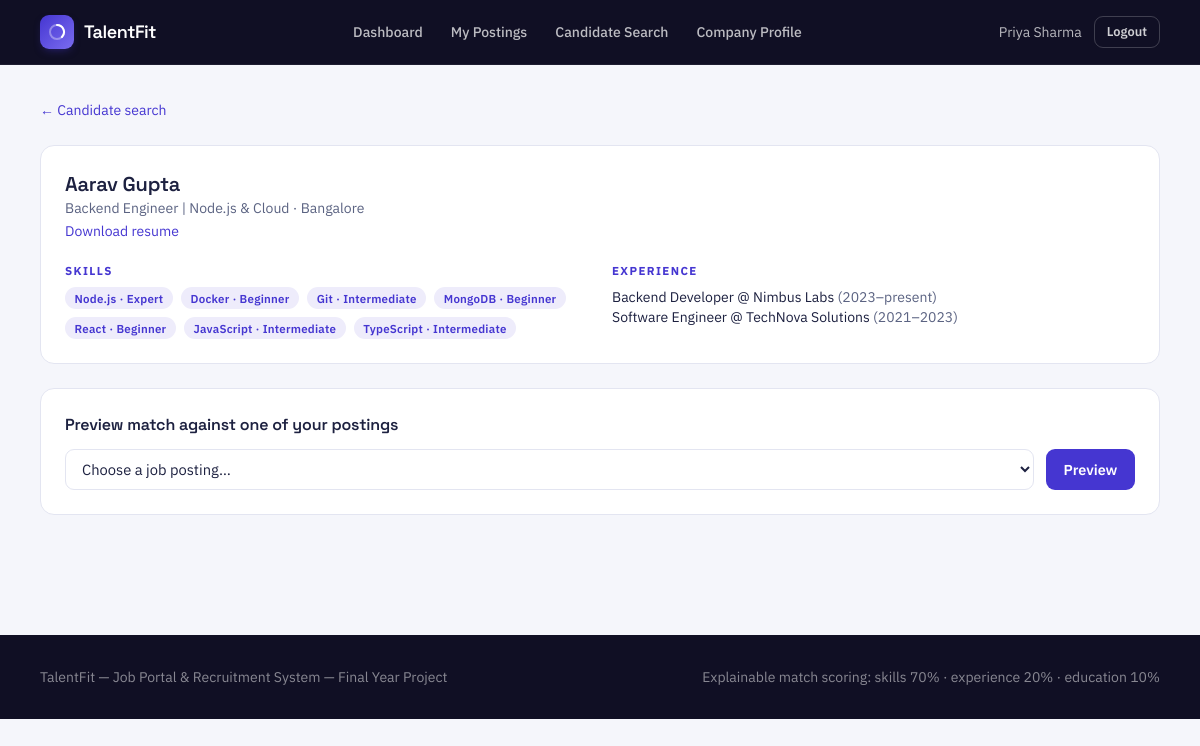
The page /recruiter/candidates/11 (signed in) on the database its author committed.
### tables this page shows
CREATE TABLE users (
    id INT AUTO_INCREMENT PRIMARY KEY,
    name VARCHAR(150) NOT NULL,
    email VARCHAR(190) NOT NULL UNIQUE,
    password_hash VARCHAR(255) NULL,
    role ENUM('admin', 'recruiter', 'candidate') NOT NULL,
    status ENUM('pending', 'approved', 'rejected', 'suspended') NOT NULL DEFAULT 'approved',
    source ENUM('seed', 'self_registered', 'bulk_import', 'admin_manual') NOT NULL DEFAULT 'self_registered',
    reset_token VARCHAR(64) NULL,
    reset_token_expires_at DATETIME NULL,
    created_at TIMESTAMP NOT NULL DEFAULT CURRENT_TIMESTAMP,
    updated_at TIMESTAMP NOT NULL DEFAULT CURRENT_TIMESTAMP ON UPDATE CURRENT_TIMESTAMP
);

CREATE TABLE candidate_profiles (
    user_id INT PRIMARY KEY,
    headline VARCHAR(200) NULL,
    photo_path VARCHAR(255) NULL,
    resume_path VARCHAR(255) NULL,
    location VARCHAR(150) NULL,
    phone VARCHAR(30) NULL,
    open_to_work TINYINT(1) NOT NULL DEFAULT 1,
    CONSTRAINT fk_cp_user FOREIGN KEY (user_id) REFERENCES users(id) ON DELETE CASCADE
);

CREATE TABLE candidate_skills (
    candidate_id INT NOT NULL,
    skill_id INT NOT NULL,
    proficiency ENUM('beginner', 'intermediate', 'expert') NOT NULL,
    PRIMARY KEY (candidate_id, skill_id),
    CONSTRAINT fk_cs_candidate FOREIGN KEY (candidate_id) REFERENCES users(id) ON DELETE CASCADE,
    CONSTRAINT fk_cs_skill FOREIGN KEY (skill_id) REFERENCES skills(id) ON DELETE CASCADE
);

CREATE TABLE skills (
    id INT AUTO_INCREMENT PRIMARY KEY,
    name VARCHAR(100) NOT NULL UNIQUE,
    category VARCHAR(80) NOT NULL,
    created_at TIMESTAMP NOT NULL DEFAULT CURRENT_TIMESTAMP
);

CREATE TABLE candidate_experience (
    id INT AUTO_INCREMENT PRIMARY KEY,
    candidate_id INT NOT NULL,
    title VARCHAR(150) NOT NULL,
    company VARCHAR(150) NOT NULL,
    start_date DATE NOT NULL,
    end_date DATE NULL,
    is_current TINYINT(1) NOT NULL DEFAULT 0,
    description TEXT NULL,
    CONSTRAINT fk_ce_candidate FOREIGN KEY (candidate_id) REFERENCES users(id) ON DELETE CASCADE
);

### app/views/recruiter/candidates/preview.php (the view, shortened to what the rows shown need)
<a href="<?= Router::url('/recruiter/candidates') ?>" class="text-sm text-indigo hover:underline">&larr; Candidate search</a>
<div class="card-surface p-6 my-6">
    <h1 class="font-display font-semibold text-xl text-ink"><?= e($candidate['name']) ?></h1>
    <p class="text-sm text-slateink"><?= e($profile['headline'] ?? '') ?> <?= !empty($profile['location']) ? '&middot; ' . e($profile['location']) : '' ?></p>
    <?php if (!empty($profile['resume_path'])): ?>
        <a href="<?= Router::url('/uploads/' . e($profile['resume_path'])) ?>" target="_blank" class="text-indigo hover:underline text-sm">Download resume</a>
    <?php endif; ?>
    <div class="grid sm:grid-cols-2 gap-6 mt-5">
        <div>
            <p class="section-eyebrow mb-2">Skills</p>
            <div class="flex flex-wrap gap-2">
                <?php foreach ($candidateSkills as $cs): ?>
                    <span class="chip" style="background:var(--indigo-50);color:var(--indigo);"><?= e($cs['skill_name']) ?> &middot; <?= ucfirst($cs['proficiency']) ?></span>
                <?php endforeach; ?>
            </div>
        </div>
        <div>
            <p class="section-eyebrow mb-2">Experience</p>
            <?php foreach ($experience as $exp): ?>
                <p class="text-sm text-ink"><?= e($exp['title']) ?> @ <?= e($exp['company']) ?> <span class="text-slateink">(<?= format_date($exp['start_date'], 'Y') ?>&ndash;<?= $exp['is_current'] ? 'present' : format_date($exp['end_date'], 'Y') ?>)</span></p>
            <?php endforeach; ?>
        </div>
    </div>
</div>
<div class="card-surface p-6 mb-6">
    <h2 class="font-display font-semibold text-base text-ink mb-3">Preview match against one of your postings</h2>
    <form method="get" action="<?= Router::url('/recruiter/candidates/' . $candidate['id']) ?>" class="flex gap-3 flex-wrap">
        <select name="job_id" class="field-input flex-1 min-w-[220px]">
            <option value="">Choose a job posting&hellip;</option>
        </select>
        <button type="submit" class="btn-primary">Preview</button>
    </form>
</div>

### core/Router.php (shortened to what the rows shown need)
<?php
class Router
{
    private array $routes = ['GET' => [], 'POST' => []];
    private static string $basePath = '';
    public static function setBasePath(string $path): void
    {
        self::$basePath = rtrim($path, '/');
    }
    public static function url(string $path = ''): string
    {
        return self::$basePath . $path;
    }
    public function get(string $pattern, array $handler): void
    {
        $this->routes['GET'][$pattern] = $handler;
    }
    public function post(string $pattern, array $handler): void
    {
        $this->routes['POST'][$pattern] = $handler;
    }
    public function dispatch(string $method, string $uri): void
    {
        $path = parse_url($uri, PHP_URL_PATH) ?? '/';
        $path = rtrim($path, '/');
        foreach ($this->routes[$method] ?? [] as $pattern => $handler) {
            $params = $this->match($pattern, $path);
            if ($params !== null) {
                [$controllerClass, $action] = $handler;
                $controller = new $controllerClass();
                call_user_func_array([$controller, $action], $params);
                return;
            }
        }
    }
    private function match(string $pattern, string $path): ?array
    {
        $regex = preg_replace('#\{[a-zA-Z_]+\}#', '([^/]+)', $pattern);
        $regex = rtrim($regex, '/');
        if ($regex === '') {
            $regex = '/';
        }
        if (!preg_match('#^' . $regex . '$#', $path, $matches)) {
            return null;
        }
        array_shift($matches);
        return $matches;
    }
}

### app/views/partials/header.php (shortened to what the rows shown need)
<?php
$currentUser = Auth::user();
$role = $currentUser['role'] ?? null;
?>
<!doctype html>
<html lang="en">
<head>
    <script src="https://cdn.tailwindcss.com"></script>
    <link href="<?= Router::url('/assets/css/style.css') ?>" rel="stylesheet">
</head>
<body class="font-body">
<nav class="tf-nav">
    <div class="max-w-6xl mx-auto px-4 flex items-center justify-between h-16">
        <a href="<?= Router::url($currentUser ? Auth::dashboardPath() : '/') ?>" class="flex items-center gap-2.5">
            <span class="brand-mark">
                <svg width="18" height="18" viewBox="0 0 36 36" fill="none">
                    <circle cx="18" cy="18" r="14" stroke="rgba(255,255,255,0.35)" stroke-width="4"/>
                    <path d="M18 4a14 14 0 0 1 9.9 23.9" stroke="#fff" stroke-width="4" stroke-linecap="round"/>
                </svg>
            </span>
            <span class="font-display font-semibold text-white text-lg tracking-tight">TalentFit</span>
        </a>
        <div class="hidden md:flex items-center gap-1 text-sm font-medium">
            <?php if ($role === 'admin'): ?>
                <a class="nav-link px-3 py-2" href="<?= Router::url('/admin/dashboard') ?>">Dashboard</a>
                <a class="nav-link px-3 py-2" href="<?= Router::url('/admin/recruiters') ?>">Recruiters</a>
                <a class="nav-link px-3 py-2" href="<?= Router::url('/admin/candidates') ?>">Candidates</a>
                <a class="nav-link px-3 py-2" href="<?= Router::url('/admin/jobs') ?>">Jobs</a>
                <a class="nav-link px-3 py-2" href="<?= Router::url('/admin/skills') ?>">Skills</a>
                <a class="nav-link px-3 py-2" href="<?= Router::url('/admin/applications') ?>">Applications</a>
            <?php elseif ($role === 'recruiter'): ?>
                <a class="nav-link px-3 py-2" href="<?= Router::url('/recruiter/dashboard') ?>">Dashboard</a>
                <a class="nav-link px-3 py-2" href="<?= Router::url('/recruiter/jobs') ?>">My Postings</a>
                <a class="nav-link px-3 py-2" href="<?= Router::url('/recruiter/candidates') ?>">Candidate Search</a>
                <a class="nav-link px-3 py-2" href="<?= Router::url('/recruiter/company') ?>">Company Profile</a>
            <?php else: ?>
                <a class="nav-link px-3 py-2" href="<?= Router::url('/jobs') ?>">Browse Jobs</a>
            <?php endif; ?>
        </div>
        <div class="flex items-center gap-3">
            <?php if ($currentUser): ?>
                <a href="<?= Router::url('/account') ?>" class="hidden sm:inline text-sm text-white/70 hover:text-white"><?= e($currentUser['name']) ?></a>
                <form method="post" action="<?= Router::url('/logout') ?>">
                    <button type="submit" class="btn-secondary btn-sm !bg-transparent !text-white/80 !border-white/20 hover:!text-white">Logout</button>
                </form>
            <?php else: ?>
                <a href="<?= Router::url('/login') ?>" class="text-sm font-medium text-white/80 hover:text-white">Login</a>
                <a href="<?= Router::url('/register') ?>" class="btn-primary btn-sm">Get started</a>
            <?php endif; ?>
        </div>
    </div>
</nav>
<main class="max-w-6xl mx-auto px-4 py-8">

### rows shown on the page
users: name "Priya Sharma"
users: name "Aarav Gupta"
candidate_profiles: headline "Backend Engineer | Node.js & Cloud", location "Bangalore"
candidate_skills: skill.name "Node.js", proficiency "Expert"
candidate_skills: skill.name "Docker", proficiency "Beginner"
candidate_skills: skill.name "Git", proficiency "Intermediate"
candidate_skills: skill.name "MongoDB", proficiency "Beginner"
candidate_skills: skill.name "React", proficiency "Beginner"
candidate_skills: skill.name "JavaScript", proficiency "Intermediate"
candidate_skills: skill.name "TypeScript", proficiency "Intermediate"
candidate_experience: title "Backend Developer", company "Nimbus Labs", start_date "2023", is_current "present"
candidate_experience: title "Software Engineer", company "TechNova Solutions", start_date "2021", end_date "2023"
